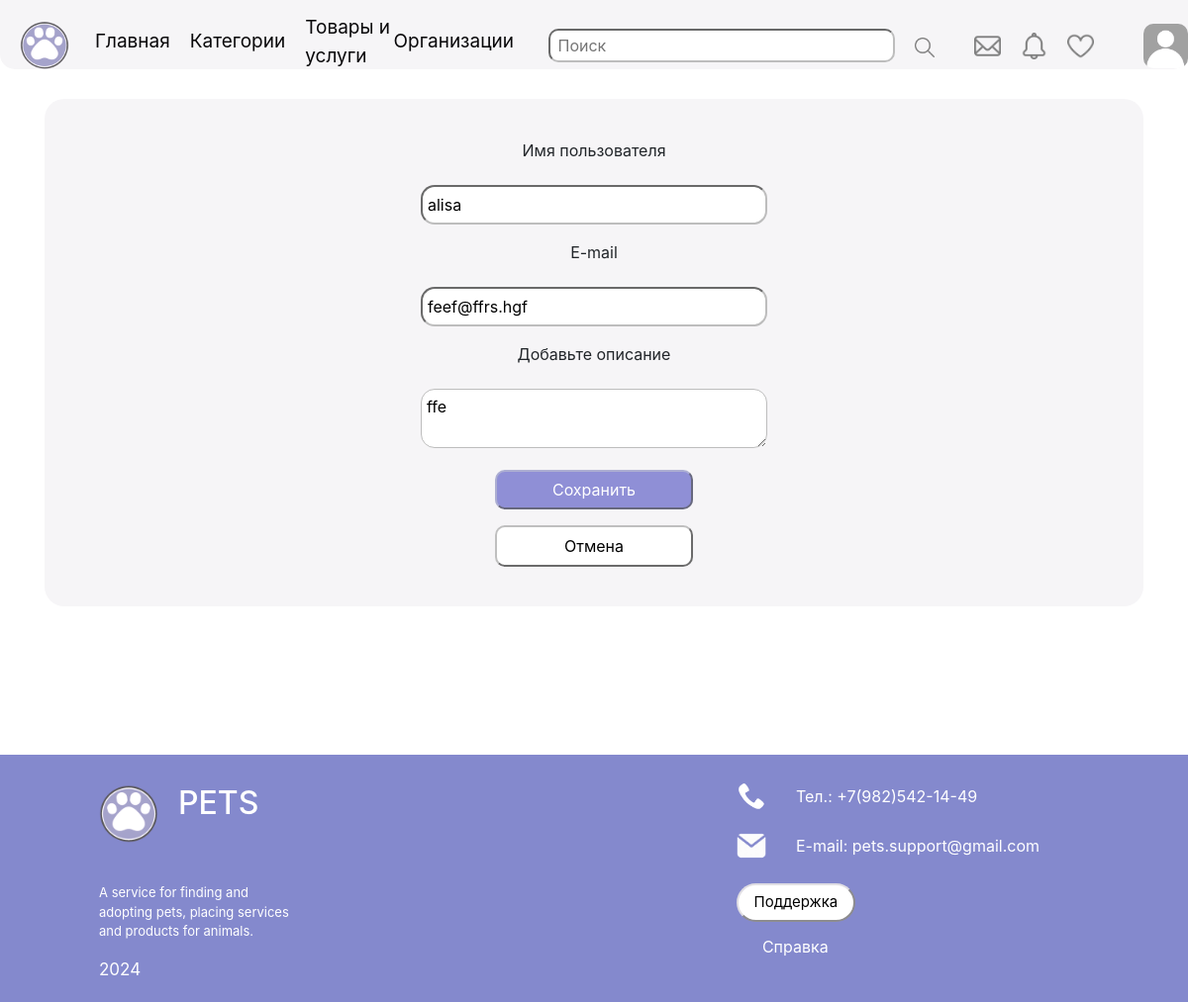
/edit_profile (signed in), run on an earlier commit of the app's database.
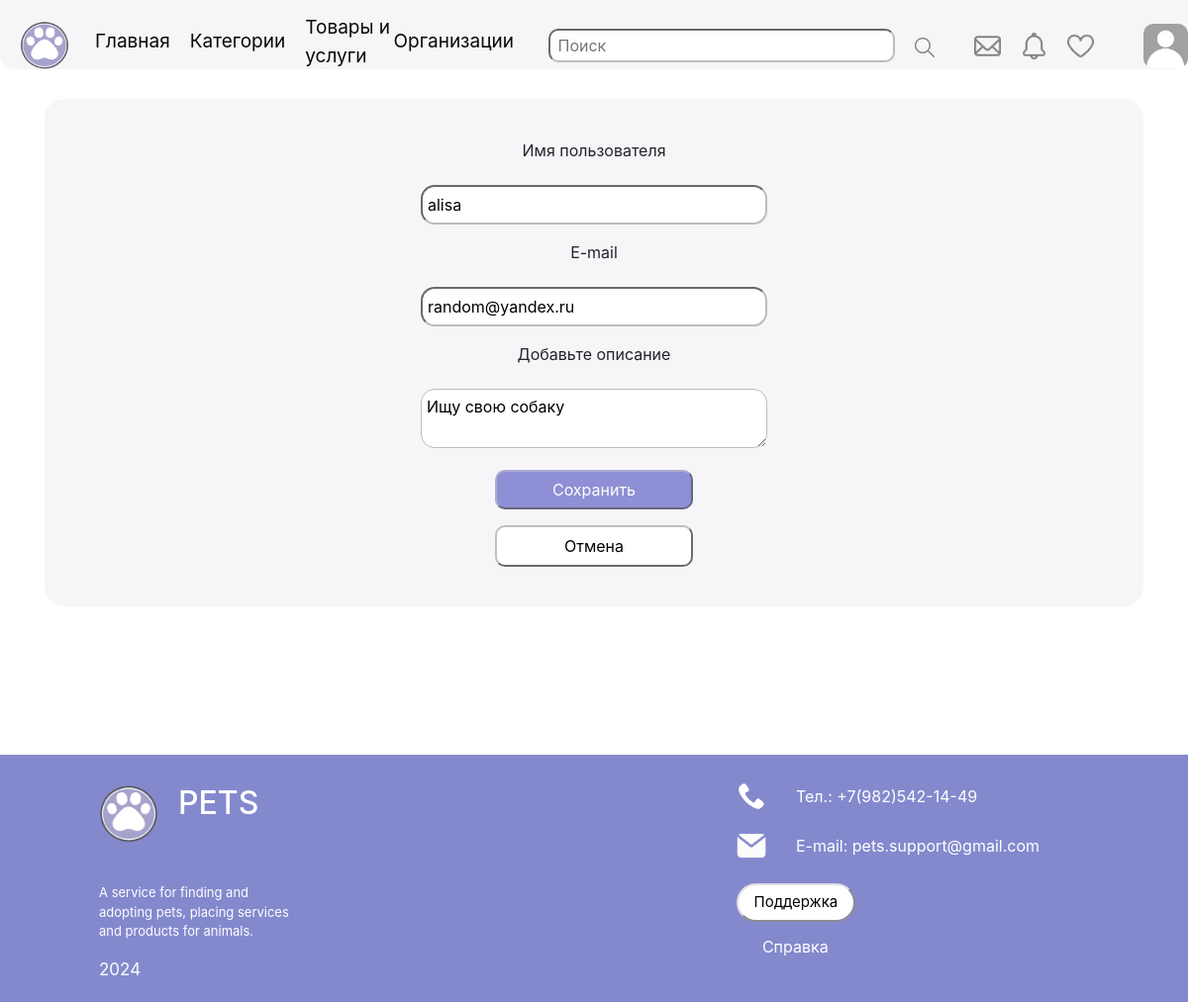
And on a later commit of the database.
### data/users.py (models this page shows, shortened)
class User(SqlAlchemyBase, UserMixin):
    __tablename__ = 'users'
    id = sqlalchemy.Column(sqlalchemy.Integer,
                           primary_key=True, autoincrement=True)
    name = sqlalchemy.Column(sqlalchemy.String, nullable=False)
    about = sqlalchemy.Column(sqlalchemy.String, nullable=True)
    photo = sqlalchemy.Column(sqlalchemy.String, nullable=True)
    email = sqlalchemy.Column(sqlalchemy.String,
                              index=True, unique=True, nullable=False)
    hashed_password = sqlalchemy.Column(sqlalchemy.String, nullable=False)
    created_date = sqlalchemy.Column(sqlalchemy.DateTime,
                                     default=datetime.datetime.now)
    posts = orm.relationship("Post", back_populates='user')
    city = sqlalchemy.Column(sqlalchemy.String, default='Москва')

### main.py (the view)
@app.route('/edit_profile', methods=['GET', 'POST'])
def edit():
    if current_user.is_authenticated:
        form = EditForm()
        if request.method == 'POST':
            db_sess = db_session.create_session()
            if db_sess.query(User).filter(
                    User.email == form.email.data).first() and form.email.data != current_user.email:
                return render_template('change_profile.html', title='Редактирование',
                                       form=form,
                                       message="Почта телефона уже используется")
            s = db_sess.query(User).filter(User.id == current_user.id).first()
            s.name = form.name.data
            current_user.name = form.name.data
            s.email = form.email.data
            current_user.email = form.email.data
            s.about = form.about.data
            current_user.about = form.about.data
            db_sess.merge(current_user)
            db_sess.commit()
            return redirect("/profile")
        else:
            form.email.data = current_user.email
            form.name.data = current_user.name
            form.about.data = current_user.about
        return render_template('change_profile.html', title='Редактирование', form=form)
    return redirect("/autorization")

### forms/edit.py
class EditForm(FlaskForm):
    email = EmailField('E-mail', validators=[Email(), Length(max=40)])
    name = StringField('Имя пользователя', validators=[DataRequired(), Length(max=18)])
    about = TextAreaField("Добавьте описание", validators=[Length(max=150)])
    submit = SubmitField('Сохранить')

### data/db_session.py (called while the page is built)
def create_session() -> Session:
    global __factory
    return __factory()

### main.py (called while the page is built)
@login_manager.user_loader
def load_user(user_id):
    db_sess = db_session.create_session()
    return db_sess.query(User).get(user_id)

### templates/change_profile.html (shortened to what this page needs)
{% extends "base.html" %}
{% block content %}
<div class="content" style="justify-content: center; text-align: center">
    <form action="" method="post" enctype="multipart/form-data" >
        <p>
            {{ form.name.label}}<br>
            {{ form.name(class="form_login")}}<br>
        </p>
        <p>
            {{ form.email.label}}<br>
            {{ form.email (class="form_login")}}<br>
        </p>
        <p>
            {{ form.about.label }}<br>
            {{ form.about(class="form_login2")}}<br>
        </p>
        <p>{{ form.submit (class='butt2')}}</p>
    </form>
    <a href="/profile">
        <button class="cancel" style="width: 200px; margin-left: 20px;"> Отмена</button>
    </a>
</div>
{% endblock %}

What changed in the data, as far as the page shows it:
changed User "alisa": email "feef@ffrs.hgf" → "random@yandex.ru"; about "ffe" → "Ищу свою собаку"
